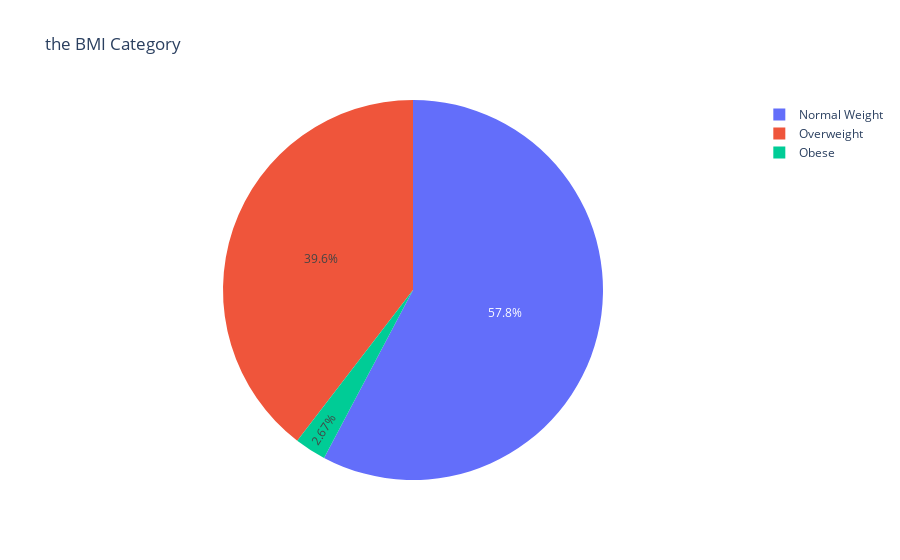

Here is the notebook cell this chart was saved with:
### Code cell
fig=px.pie(BMI_Category_count,values='count',names='BMI Category',title="the BMI Category")
fig.show()

### Figure 1 — Plotly figure (JSON) as saved in the notebook; plotly's stock layout.template omitted (floating-point values rounded to 4 significant figures)
{"data": [{"domain": {"x": [0, 1], "y": [0, 1]}, "hovertemplate": "BMI Category=%{label}<br>count=%{value}<extra></extra>", "labels": ["Normal Weight", "Overweight", "Obese"], "legendgroup": "", "name": "", "showlegend": true, "type": "pie", "values": [216, 148, 10]}], "layout": {"legend": {"tracegroupgap": 0}, "title": {"text": "the BMI Category"}}}
